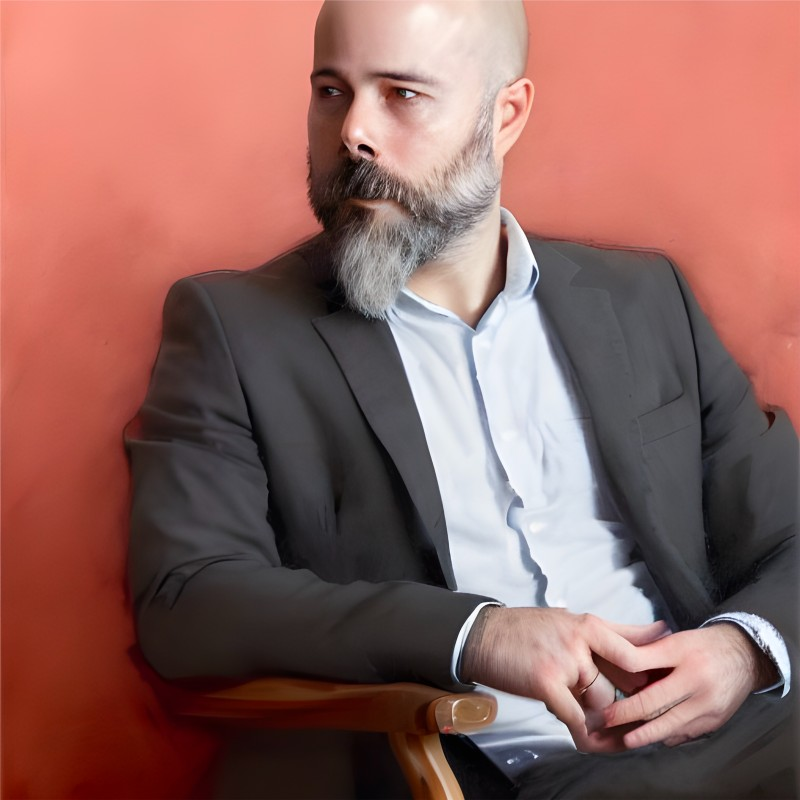
#> input picture josevicente.jpg, 800 x 800 px
$ python 005-bordes.py
#> lines starting #> are read from the running program, lines starting #| are printed output that depends on the picture
from PIL import Image,ImageFilter

imagen = Image.open("josevicente.jpg")
#> imagen is the input picture: PIL image 800x800 RGB; mean R, G, B 144.3, 100.7, 95.2
imagen = imagen.resize((512,512))
#> imagen: PIL image 512x512 RGB
imagen = imagen.convert("L")
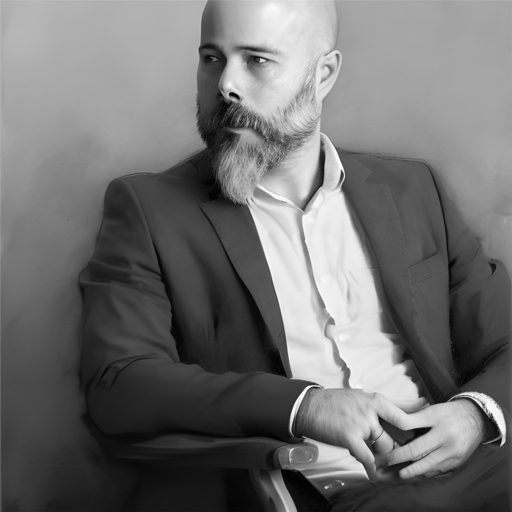
#> imagen: PIL image 512x512 L; min 0, max 255, mean 113.1
imagen = imagen.filter(ImageFilter.FIND_EDGES)
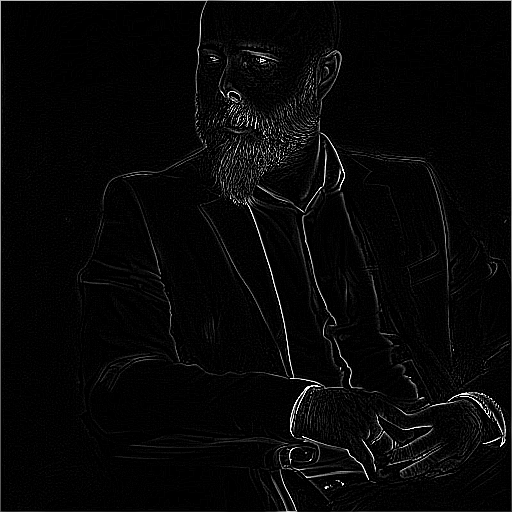
#> imagen: PIL image 512x512 L; min 0, max 255, mean 7.4
imagen.show()
